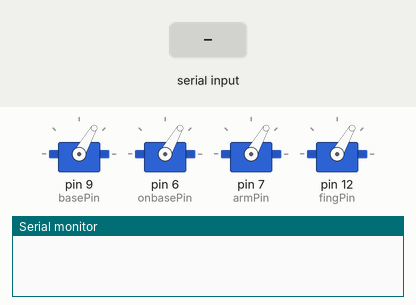
Bench run of a sketch on a simulated Arduino Uno, built with avr-gcc and run on an emulated ATmega328P. Shown: 4 × servo, the last lines printed to the serial monitor. Inputs (shaded band) come from the test bench.

Above: at 1.2 s.
1.3 s: "b90\n" received over the second serial link
At 2.1 s:
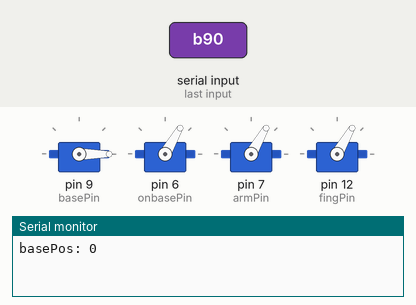
2.8 s: "o90\n" received over the second serial link
At 3.2 s:
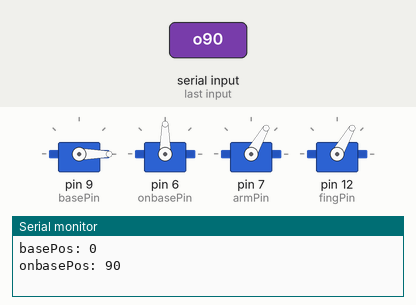
4.3 s: "a90\n" received over the second serial link
At 5.5 s:
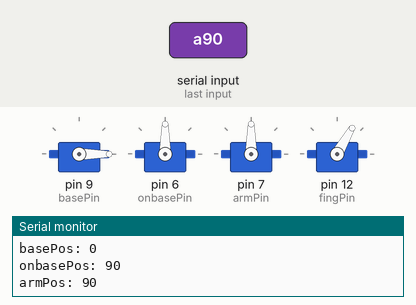
5.8 s: "e90\n" received over the second serial link
At 6.7 s:
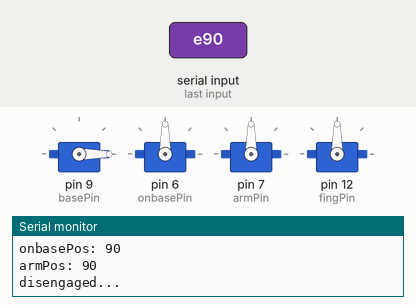
7.3 s: "d90\n" received over the second serial link
At 7.8 s:
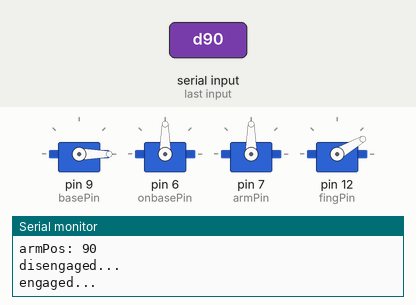
8.8 s: "o,45\n" received over the second serial link
At 10.2 s:
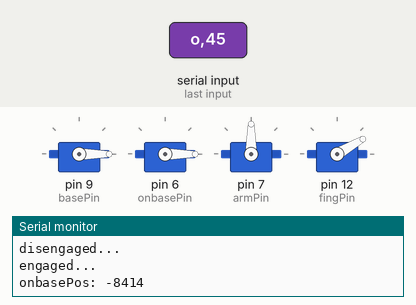
Timing chart, 0 to 11.3 s (numbered marks = the images above; inputs shaded):
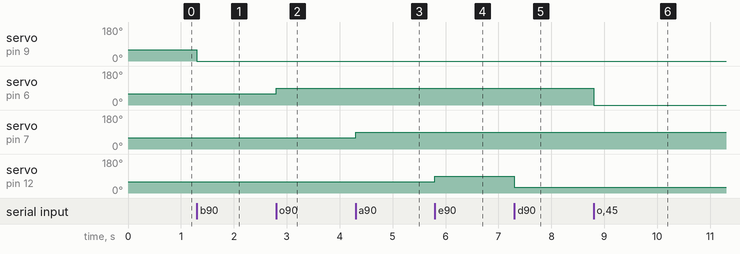

Measured:
- after the input at 1.3 s, servo on pin 9 (basePin): 60° → 0° at once
- after the input at 2.8 s, servo on pin 6 (onbasePin): 60° → 90° at once
- after the input at 4.3 s, servo on pin 7 (armPin): 60° → 90° at once
- after the input at 5.8 s, servo on pin 12 (fingPin): 60° → 90° at once
- after the input at 7.3 s, servo on pin 12 (fingPin): 90° → 30° at once
- after the input at 8.8 s, servo on pin 6 (onbasePin): 90° → 0° at once

The sketch:

roboarm.ino
```cpp
#include <Servo.h>
#include <SoftwareSerial.h>

SoftwareSerial finn(10, 11); // RX | TX

Servo base, onBase, arm, fing;

String Str = "";

//pin number
const int basePin = 9;
const int onbasePin = 6;
const int armPin = 7;
const int fingPin = 12;

//servo positions
int basePos = 60;
int onbasePos = 60;
int armPos = 60;
int fingPos = 60;

void setup() {
  base.attach(basePin);
  onBase.attach(onbasePin);
  arm.attach(armPin);
  fing.attach(fingPin);

  base.write(basePos);
  onBase.write(onbasePos);
  arm.write(armPos);
  fing.write(fingPos);

  Serial.begin(9600);
  finn.begin(9600);
}

//void init(int code) {
//  if ((basePos > 0 && basePos < 120) &&
//      (onbasePos > 0 && onbasePos < 120) &&
//      (armPos > 0 && armPos < 120) &&
//      (fingPos > 0 && fingPos < 120)) {
//    if (code == 1) {
//      base.write(basePos - 1);
//      delay(10);
//    }
//
//    else if (code == 2) {
//      onBase.write(onbasePos - 1);
//      delay(10);
//    }
//
//    else if (code == 3) {
//      arm.write(armPos - 1);
//      delay(10);
//    }
//
//    else if (code == 4) {
//      fing.write(fingPos - 1);
//      delay(10);
//    }
//    else if (code == -1) {
//      base.write(basePos + 1);
//      delay(10);
//    }
//
//    else if (code == -2) {
//      onBase.write(onbasePos + 1);
//      delay(10);
//    }
//
//    else if (code == -3) {
//      arm.write(armPos + 1);
//      delay(10);
//    }
//
//    else if (code == -4) {
//      fing.write(fingPos + 1);
//      delay(10);
//    }
//  }
//  else {
//
//  }
//}
//
////********************************************
//
//void reset() {
//  basePos = 60;
//  onbasePos = 60;
//  armPos = 60;
//  fingPos = 60;
//}
////----------------------------------------------------


void loop() {
  if (finn.available()) {
    char unit = finn.read();
    if (isDigit(unit)){
      Str += unit;
    }
    if (unit == 'b'){
      basePos = Str.toInt();
      base.write(basePos);
      Serial.print("basePos: ");
      Serial.println(basePos);
      Str = "";
    }
    else if (unit == 'o'){
      onbasePos = Str.toInt();
      onBase.write(onbasePos);
      Serial.print("onbasePos: ");
      Serial.println(onbasePos);
      Str = "";
    }
    else if (unit == 'a'){
      armPos = Str.toInt();
      arm.write(armPos);
      Serial.print("armPos: ");
      Serial.println(armPos);
      Str = "";
    }
    else if(unit == 'e') {
      fing.write(90);
      Serial.println("disengaged...");
    }
    else if(unit == 'd') {
      fing.write(30);
      Serial.println("engaged...");
    }
    else if (unit == 'x')
    {
      //do nothing
    }
  }


//  if (Serial.available()) {
//    finn.write(Serial.read());
//    Serial.write("\n");
//  }
}
```
